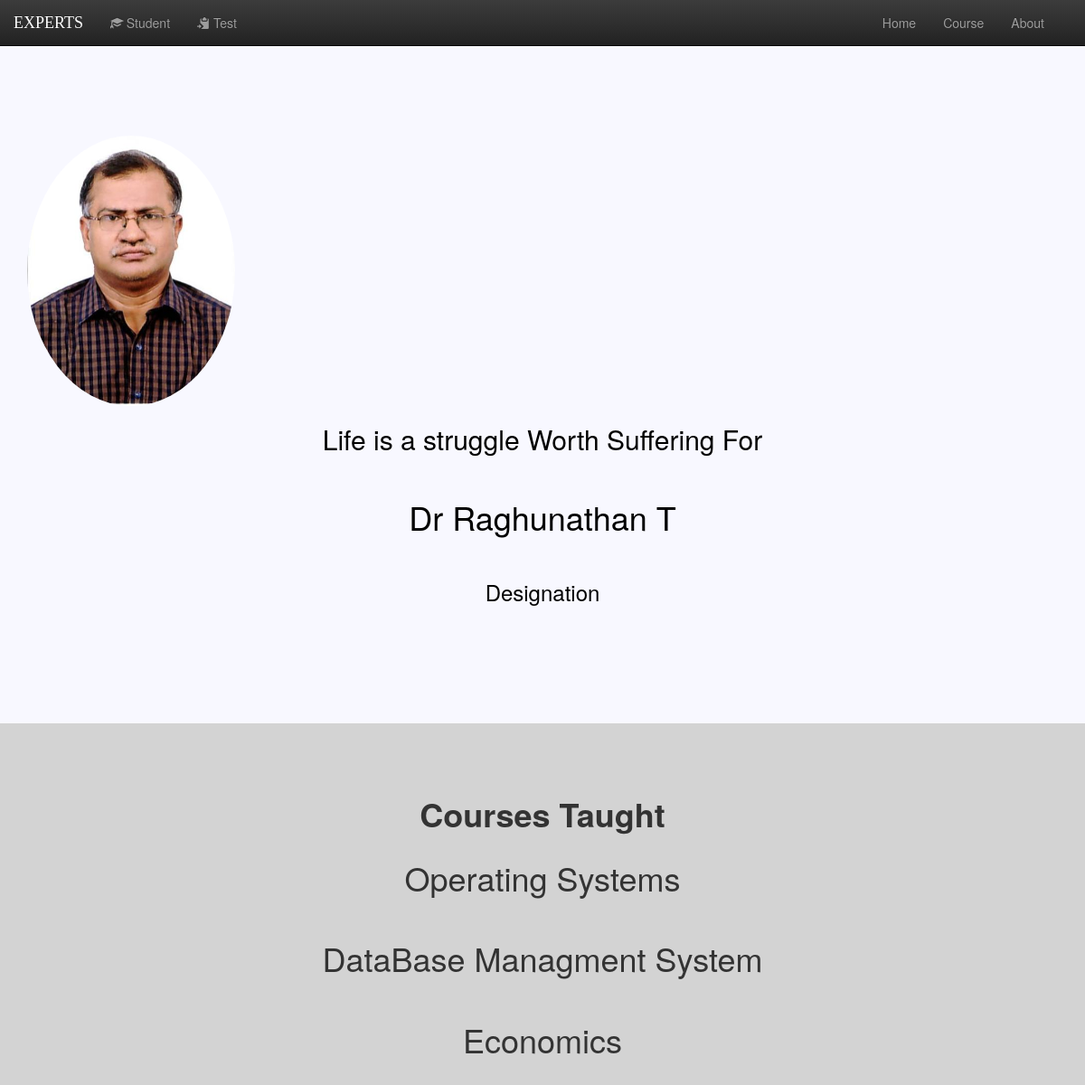
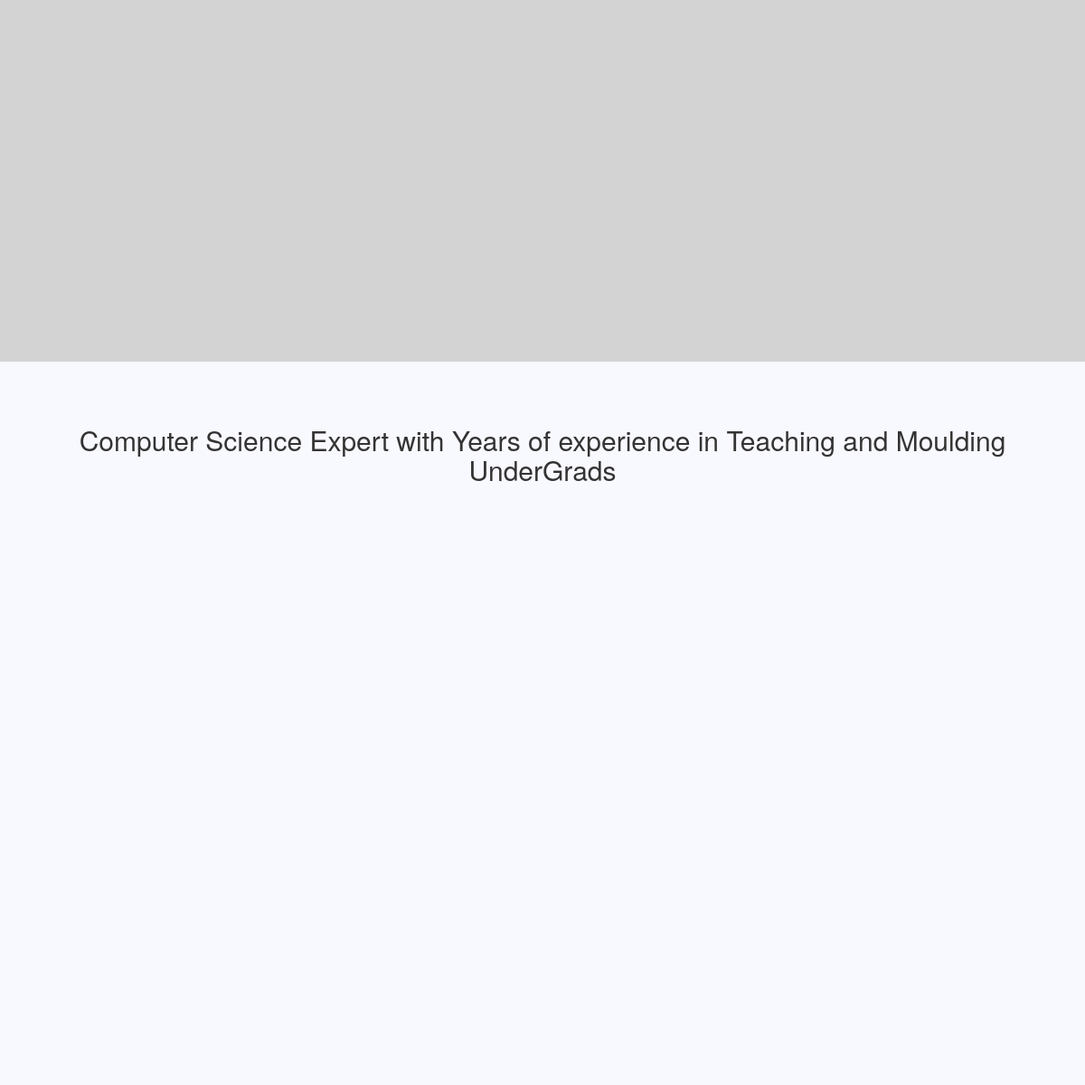
Screenshot of /home/faculty/4/ with the database file from the repository (2 pictures, top to bottom).
### home/models.py (models this page shows, shortened)
class Faculty(models.Model):
    course_id = models.ManyToManyField(Course)
    f_name = models.CharField(max_length=250)
    m_name = models.CharField(max_length=250, blank=True)
    l_name = models.CharField(max_length=250)
    semester=models.CharField(max_length=250)
    year=models.CharField(max_length=250)
    image = models.FileField(max_length=250, blank=True)
    about=models.CharField(max_length=500, blank=True)
    quote=models.CharField(max_length=250,blank=True)

class Course(models.Model):
    course_name = models.CharField(max_length=250)
    course_fees = models.CharField(max_length=250)

### home/views.py (the view)
# urls.py: url(r'^faculty/(?P<pk>[0-9]+)/$', views.DetailFacView.as_view(), name="fac_detail"),
class DetailFacView(generic.DetailView):
    model=Faculty
    template_name='home/fac_detail.html'

### home/templates/home/fac_detail.html (shortened to what this page needs)
{%  extends 'home/base.html' %}
{% block first %}
<img src="{{ faculty.image.url }}" class="img-circle pic img-responsive" width="230" height="230" usemap="#page"  >
    <h2> <quote>{{ faculty.quote }}</quote></h2>
    <br>
    <h1>{{ faculty.f_name }}  {{ faculty.m_name }}  {{ faculty.l_name }}</h1><br>
    <h3>Designation</h3>
{% endblock %}
{% block second %}
    <h1><strong>Courses Taught</strong></h1>
    <div class="container ">
     {% if faculty.course_id.all %}
         {% for course in faculty.course_id.all %}
            <h1>{{ course.course_name }}</h1><br>
         {% endfor %}
    {% else %}
    <<h2>NO courses taught</h2>
    {% endif %}
    </div>
{% endblock %}
{% block detail_third %}
     <h2>{{ faculty.about }}</h2>
{% endblock %}
{% block first-but %}Home{% endblock %}
{% block second-but %}Course{% endblock %}
{% block third-but %}About{% endblock %}

### home/static/home/css/scrolling-nav.css (style rules this page uses)
body { width: 100%; height: 100%; }
html { width: 100%; height: 100%; }

### home/static/home/css/style.css (style rules this page uses)
.container { padding-right: 15px; padding-left: 15px; margin-right: auto; margin-left: auto; }
strong { font-weight: bold; }

### rows the page displays
Faculty: image (picture), quote "Life is a struggle Worth Suffering For", f_name "Dr Raghunathan", l_name "T", about "Computer Science Expert with Years of experience in Teaching and Moulding UnderGrads"
Course: course_name "Operating Systems"
Course: course_name "DataBase Managment System"
Course: course_name "Economics"
